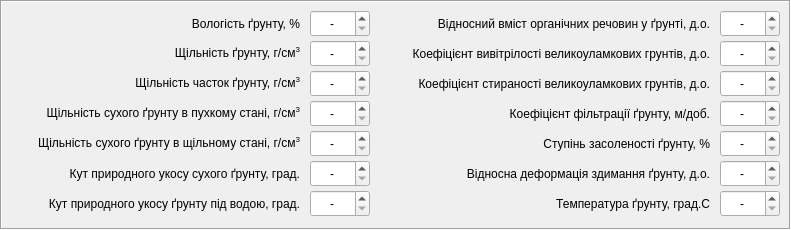
   <widget class="QFrame" name="frame_2">
    <property name="geometry">
     <rect>
      <x>10</x>
      <y>189</y>
      <width>791</width>
      <height>230</height>
     </rect>
    </property>
    <property name="frameShape">
     <enum>QFrame::Box</enum>
    </property>
    <property name="frameShadow">
     <enum>QFrame::Sunken</enum>
    </property>
    <widget class="QLabel" name="label_14">
     <property name="geometry">
      <rect>
       <x>380</x>
       <y>130</y>
       <width>330</width>
       <height>27</height>
      </rect>
     </property>
     <property name="text">
      <string>Ступiнь засоленостi ґрунту, %</string>
     </property>
     <property name="alignment">
      <set>Qt::AlignRight|Qt::AlignTrailing|Qt::AlignVCenter</set>
     </property>
    </widget>
    <widget class="QDoubleSpinBox" name="doubleSpinBox_7">
     <property name="geometry">
      <rect>
       <x>310</x>
       <y>190</y>
       <width>60</width>
       <height>27</height>
      </rect>
     </property>
     <property name="alignment">
      <set>Qt::AlignCenter</set>
     </property>
     <property name="specialValueText">
      <string>-</string>
     </property>
     <property name="decimals">
      <number>1</number>
     </property>
     <property name="maximum">
      <double>90.000000000000000</double>
     </property>
     <property name="singleStep">
      <double>0.100000000000000</double>
     </property>
    </widget>
    <widget class="QLabel" name="label_3">
     <property name="geometry">
      <rect>
       <x>10</x>
       <y>10</y>
       <width>290</width>
       <height>27</height>
      </rect>
     </property>
     <property name="text">
      <string>Вологість ґрунту, %</string>
     </property>
     <property name="alignment">
      <set>Qt::AlignRight|Qt::AlignTrailing|Qt::AlignVCenter</set>
     </property>
    </widget>
    <widget class="QDoubleSpinBox" name="doubleSpinBox_6">
     <property name="geometry">
      <rect>
       <x>310</x>
       <y>160</y>
       <width>60</width>
       <height>27</height>
      </rect>
     </property>
     <property name="alignment">
      <set>Qt::AlignCenter</set>
     </property>
     <property name="specialValueText">
      <string>-</string>
     </property>
     <property name="decimals">
      <number>1</number>
     </property>
     <property name="maximum">
      <double>90.000000000000000</double>
     </property>
     <property name="singleStep">
      <double>0.100000000000000</double>
     </property>
     <property name="value">
      <double>0.000000000000000</double>
     </property>
    </widget>
    <widget class="QDoubleSpinBox" name="doubleSpinBox_11">
     <property name="geometry">
      <rect>
       <x>720</x>
       <y>100</y>
       <width>60</width>
       <height>27</height>
      </rect>
     </property>
     <property name="alignment">
      <set>Qt::AlignCenter</set>
     </property>
     <property name="specialValueText">
      <string>-</string>
     </property>
     <property name="singleStep">
      <double>0.010000000000000</double>
     </property>
    </widget>
    <widget class="QDoubleSpinBox" name="doubleSpinBox_14">
     <property name="geometry">
      <rect>
       <x>720</x>
       <y>190</y>
       <width>60</width>
       <height>27</height>
      </rect>
     </property>
     <property name="alignment">
      <set>Qt::AlignCenter</set>
     </property>
     <property name="specialValueText">
      <string>-</string>
     </property>
     <property name="decimals">
      <number>1</number>
     </property>
     <property name="minimum">
      <double>-99.000000000000000</double>
     </property>
     <property name="singleStep">
      <double>0.100000000000000</double>
     </property>
     <property name="value">
      <double>-99.000000000000000</double>
     </property>
    </widget>
    <widget class="QLabel" name="label_7">
     <property name="geometry">
      <rect>
       <x>10</x>
       <y>130</y>
       <width>290</width>
       <height>27</height>
      </rect>
     </property>
     <property name="text">
      <string>&lt;html&gt;&lt;head/&gt;&lt;body&gt;&lt;p&gt;Щільність сухого ґрунту в щільному стані, г/см&lt;span style=&quot; vertical-align:super;&quot;&gt;3&lt;/span&gt;&lt;/p&gt;&lt;/body&gt;&lt;/html&gt;</string>
     </property>
     <property name="alignment">
      <set>Qt::AlignRight|Qt::AlignTrailing|Qt::AlignVCenter</set>
     </property>
    </widget>
    <widget class="QLabel" name="label_15">
     <property name="geometry">
      <rect>
       <x>380</x>
       <y>160</y>
       <width>330</width>
       <height>27</height>
      </rect>
     </property>
     <property name="text">
      <string>Вiдносна деформацiя здимання ґрунту, д.о.</string>
     </property>
     <property name="alignment">
      <set>Qt::AlignRight|Qt::AlignTrailing|Qt::AlignVCenter</set>
     </property>
    </widget>
    <widget class="QDoubleSpinBox" name="doubleSpinBox_2">
     <property name="geometry">
      <rect>
       <x>310</x>
       <y>40</y>
       <width>60</width>
       <height>27</height>
      </rect>
     </property>
     <property name="alignment">
      <set>Qt::AlignCenter</set>
     </property>
     <property name="specialValueText">
      <string>-</string>
     </property>
     <property name="maximum">
      <double>5.000000000000000</double>
     </property>
     <property name="singleStep">
      <double>0.010000000000000</double>
     </property>
    </widget>
    <widget class="QLabel" name="label_16">
     <property name="geometry">
      <rect>
       <x>380</x>
       <y>190</y>
       <width>330</width>
       <height>27</height>
      </rect>
     </property>
     <property name="text">
      <string>Температура ґрунту, град.С</string>
     </property>
     <property name="alignment">
      <set>Qt::AlignRight|Qt::AlignTrailing|Qt::AlignVCenter</set>
     </property>
    </widget>
    <widget class="QLabel" name="label_4">
     <property name="geometry">
      <rect>
       <x>10</x>
       <y>40</y>
       <width>290</width>
       <height>27</height>
      </rect>
     </property>
     <property name="text">
      <string>&lt;html&gt;&lt;head/&gt;&lt;body&gt;&lt;p&gt;Щільність ґрунту, г/см&lt;span style=&quot; vertical-align:super;&quot;&gt;3&lt;/span&gt;&lt;/p&gt;&lt;/body&gt;&lt;/html&gt;</string>
     </property>
     <property name="alignment">
      <set>Qt::AlignRight|Qt::AlignTrailing|Qt::AlignVCenter</set>
     </property>
    </widget>
    <widget class="QDoubleSpinBox" name="doubleSpinBox_5">
     <property name="geometry">
      <rect>
       <x>310</x>
       <y>130</y>
       <width>60</width>
       <height>27</height>
      </rect>
     </property>
     <property name="alignment">
      <set>Qt::AlignCenter</set>
     </property>
     <property name="specialValueText">
      <string>-</string>
     </property>
     <property name="maximum">
      <double>5.000000000000000</double>
     </property>
     <property name="singleStep">
      <double>0.010000000000000</double>
     </property>
    </widget>
    <widget class="QDoubleSpinBox" name="doubleSpinBox_13">
     <property name="geometry">
      <rect>
       <x>720</x>
       <y>160</y>
       <width>60</width>
       <height>27</height>
      </rect>
     </property>
     <property name="alignment">
      <set>Qt::AlignCenter</set>
     </property>
     <property name="specialValueText">
      <string>-</string>
     </property>
     <property name="decimals">
      <number>3</number>
     </property>
     <property name="maximum">
      <double>1.000000000000000</double>
     </property>
     <property name="singleStep">
      <double>0.001000000000000</double>
     </property>
    </widget>
    <widget class="QLabel" name="label_9">
     <property name="geometry">
      <rect>
       <x>10</x>
       <y>190</y>
       <width>290</width>
       <height>27</height>
      </rect>
     </property>
     <property name="text">
      <string>Кут природного укосу ґрунту під водою, град.</string>
     </property>
     <property name="alignment">
      <set>Qt::AlignRight|Qt::AlignTrailing|Qt::AlignVCenter</set>
     </property>
    </widget>
    <widget class="QLabel" name="label_10">
     <property name="geometry">
      <rect>
       <x>380</x>
       <y>10</y>
       <width>330</width>
       <height>27</height>
      </rect>
     </property>
     <property name="text">
      <string>Вiдносний вмiст органiчних речовин у ґрунті, д.о.</string>
     </property>
     <property name="alignment">
      <set>Qt::AlignRight|Qt::AlignTrailing|Qt::AlignVCenter</set>
     </property>
    </widget>
    <widget class="QDoubleSpinBox" name="doubleSpinBox_9">
     <property name="geometry">
      <rect>
       <x>720</x>
       <y>40</y>
       <width>60</width>
       <height>27</height>
      </rect>
     </property>
     <property name="alignment">
      <set>Qt::AlignCenter</set>
     </property>
     <property name="specialValueText">
      <string>-</string>
     </property>
     <property name="maximum">
      <double>1.000000000000000</double>
     </property>
     <property name="singleStep">
      <double>0.010000000000000</double>
     </property>
    </widget>
    <widget class="QDoubleSpinBox" name="doubleSpinBox_4">
     <property name="geometry">
      <rect>
       <x>310</x>
       <y>100</y>
       <width>60</width>
       <height>27</height>
      </rect>
     </property>
     <property name="alignment">
      <set>Qt::AlignCenter</set>
     </property>
     <property name="specialValueText">
      <string>-</string>
     </property>
     <property name="maximum">
      <double>5.000000000000000</double>
     </property>
     <property name="singleStep">
      <double>0.010000000000000</double>
     </property>
    </widget>
    <widget class="QDoubleSpinBox" name="doubleSpinBox">
     <property name="geometry">
      <rect>
       <x>310</x>
       <y>10</y>
       <width>60</width>
       <height>27</height>
      </rect>
     </property>
     <property name="wrapping">
      <bool>false</bool>
     </property>
     <property name="alignment">
      <set>Qt::AlignCenter</set>
     </property>
     <property name="specialValueText">
      <string>-</string>
     </property>
     <property name="decimals">
      <number>1</number>
     </property>
     <property name="maximum">
      <double>999.000000000000000</double>
     </property>
     <property name="singleStep">
      <double>0.100000000000000</double>
     </property>
     <property name="value">
      <double>0.000000000000000</double>
     </property>
    </widget>
    <widget class="QLabel" name="label_13">
     <property name="geometry">
      <rect>
       <x>380</x>
       <y>100</y>
       <width>330</width>
       <height>27</height>
      </rect>
     </property>
     <property name="text">
      <string>Коефiцiєнт фiльтрацiї ґрунту, м/доб.</string>
     </property>
     <property name="alignment">
      <set>Qt::AlignRight|Qt::AlignTrailing|Qt::AlignVCenter</set>
     </property>
    </widget>
    <widget class="QLabel" name="label_5">
     <property name="geometry">
      <rect>
       <x>10</x>
       <y>70</y>
       <width>290</width>
       <height>27</height>
      </rect>
     </property>
     <property name="text">
      <string>&lt;html&gt;&lt;head/&gt;&lt;body&gt;&lt;p&gt;Щiльнiсть часток ґрунту, г/см&lt;span style=&quot; vertical-align:super;&quot;&gt;3&lt;/span&gt;&lt;/p&gt;&lt;/body&gt;&lt;/html&gt;</string>
     </property>
     <property name="alignment">
      <set>Qt::AlignRight|Qt::AlignTrailing|Qt::AlignVCenter</set>
     </property>
    </widget>
    <widget class="QLabel" name="label_6">
     <property name="geometry">
      <rect>
       <x>10</x>
       <y>100</y>
       <width>290</width>
       <height>27</height>
      </rect>
     </property>
     <property name="text">
      <string>&lt;html&gt;&lt;head/&gt;&lt;body&gt;&lt;p&gt;Щільність сухого ґрунту в пухкому стані, г/см&lt;span style=&quot; vertical-align:super;&quot;&gt;3&lt;/span&gt;&lt;/p&gt;&lt;/body&gt;&lt;/html&gt;</string>
     </property>
     <property name="alignment">
      <set>Qt::AlignRight|Qt::AlignTrailing|Qt::AlignVCenter</set>
     </property>
    </widget>
    <widget class="QLabel" name="label_8">
     <property name="geometry">
      <rect>
       <x>10</x>
       <y>160</y>
       <width>290</width>
       <height>27</height>
      </rect>
     </property>
     <property name="text">
      <string>Кут природного укосу сухого ґрунту, град.</string>
     </property>
     <property name="alignment">
      <set>Qt::AlignRight|Qt::AlignTrailing|Qt::AlignVCenter</set>
     </property>
    </widget>
    <widget class="QLabel" name="label_11">
     <property name="geometry">
      <rect>
       <x>380</x>
       <y>40</y>
       <width>330</width>
       <height>27</height>
      </rect>
     </property>
     <property name="text">
      <string>Коефiцiєнт вивiтрiлостi великоуламкових грунтiв, д.о.</string>
     </property>
     <property name="alignment">
      <set>Qt::AlignRight|Qt::AlignTrailing|Qt::AlignVCenter</set>
     </property>
    </widget>
    <widget class="QDoubleSpinBox" name="doubleSpinBox_8">
     <property name="geometry">
      <rect>
       <x>720</x>
       <y>10</y>
       <width>60</width>
       <height>27</height>
      </rect>
     </property>
     <property name="alignment">
      <set>Qt::AlignCenter</set>
     </property>
     <property name="specialValueText">
      <string>-</string>
     </property>
     <property name="maximum">
      <double>1.000000000000000</double>
     </property>
     <property name="singleStep">
      <double>0.010000000000000</double>
     </property>
    </widget>
    <widget class="QLabel" name="label_12">
     <property name="geometry">
      <rect>
       <x>380</x>
       <y>70</y>
       <width>330</width>
       <height>27</height>
      </rect>
     </property>
     <property name="text">
      <string>Коефіцієнт стираності великоуламкових грунтiв, д.о.</string>
     </property>
     <property name="alignment">
      <set>Qt::AlignRight|Qt::AlignTrailing|Qt::AlignVCenter</set>
     </property>
    </widget>
    <widget class="QDoubleSpinBox" name="doubleSpinBox_3">
     <property name="geometry">
      <rect>
       <x>310</x>
       <y>70</y>
       <width>60</width>
       <height>27</height>
      </rect>
     </property>
     <property name="alignment">
      <set>Qt::AlignCenter</set>
     </property>
     <property name="specialValueText">
      <string>-</string>
     </property>
     <property name="maximum">
      <double>5.000000000000000</double>
     </property>
     <property name="singleStep">
      <double>0.010000000000000</double>
     </property>
    </widget>
    <widget class="QDoubleSpinBox" name="doubleSpinBox_10">
     <property name="geometry">
      <rect>
       <x>720</x>
       <y>70</y>
       <width>60</width>
       <height>27</height>
      </rect>
     </property>
     <property name="alignment">
      <set>Qt::AlignCenter</set>
     </property>
     <property name="specialValueText">
      <string>-</string>
     </property>
     <property name="maximum">
      <double>1.000000000000000</double>
     </property>
     <property name="singleStep">
      <double>0.010000000000000</double>
     </property>
    </widget>
    <widget class="QDoubleSpinBox" name="doubleSpinBox_12">
     <property name="geometry">
      <rect>
       <x>720</x>
       <y>130</y>
       <width>60</width>
       <height>27</height>
      </rect>
     </property>
     <property name="alignment">
      <set>Qt::AlignCenter</set>
     </property>
     <property name="specialValueText">
      <string>-</string>
     </property>
     <property name="decimals">
      <number>1</number>
     </property>
     <property name="maximum">
      <double>100.000000000000000</double>
     </property>
     <property name="singleStep">
      <double>0.100000000000000</double>
     </property>
    </widget>
   </widget>
